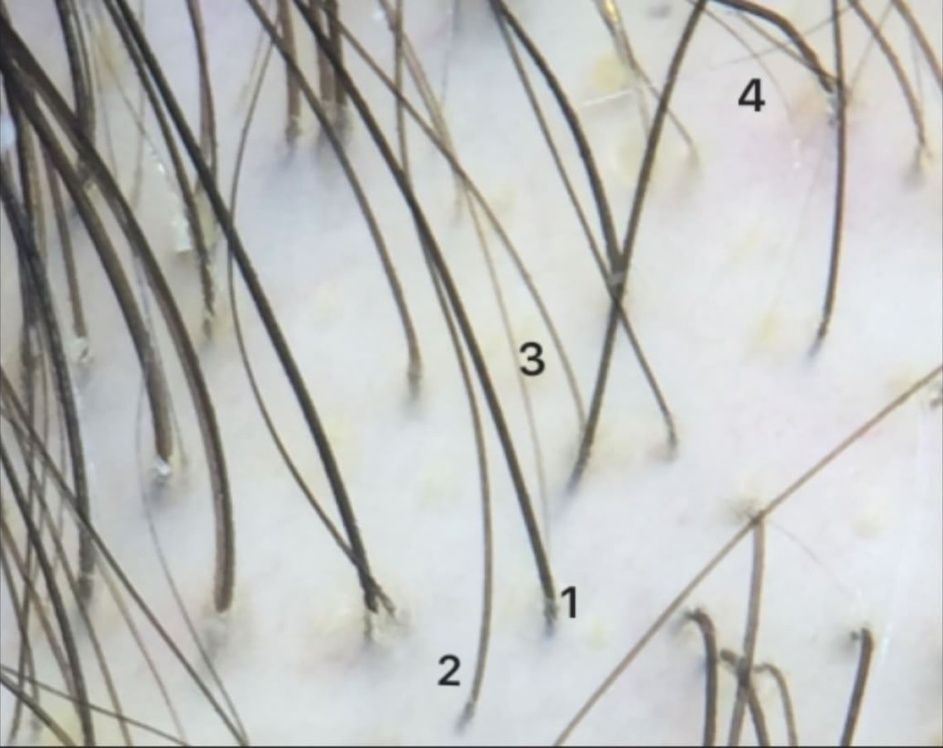
#> input picture images/test01.jpg, 943 x 748 px, shrunk from 1140 x 904 before the run
$ python main.py
#> lines starting #> are read from the running program, lines starting #| are printed output that depends on the picture; after the words box and inside, x2 and y2 are one past the last pixel; in counts of white or black regions, pixels touching at a corner belong together
### process_image.py
from PIL import Image
import matplotlib.pyplot as plt

# Converts image to black and white, returns output path
def convert_to_binary_black_and_white(image_path, threshold):
	# Open the image
	img = Image.open(image_path)

	# Convert the image to grayscale
	img = img.convert('L')

	# Apply binary threshold
	binary_data = []
	for pixel_value in img.getdata():
		if pixel_value > threshold:
			binary_data.append(255)
		else:
			binary_data.append(0)

	# Create a new image with binary data
	binary_img = Image.new('L', img.size)
	binary_img.putdata(binary_data)

	print(f"Testing {image_path}")
	# Save the result
	directory, filename = image_path.rsplit('/', 1)
	output_path = directory + '/binary_' + filename
	binary_img.save(output_path)

	print(f"Image converted and saved as {output_path}")

	# Returns binary data
	return binary_img, binary_data

# Gets wave colour by measuring the least commonly used colour on picture
def extract_wave_colour(binary_img, binary_data):
	# Calculate percentage of black and white pixels
	total_pixels = binary_img.size[0] * binary_img.size[1]
	black_pixels = binary_data.count(0)
	white_pixels = binary_data.count(255)

	percentage_black = (black_pixels / total_pixels) * 100
	percentage_white = (white_pixels / total_pixels) * 100

	print(f"Percentage of black pixels: {percentage_black:.2f}%")
	print(f"Percentage of white pixels: {percentage_white:.2f}%")

	# Determine the less common color
	less_common_color = 0 if black_pixels < white_pixels else 255

	return less_common_color

### get_wave_coordinates.py
def plot_coordinates(wave_color, binary_img):
	# Create a list of coordinates for the less common color
	coordinates = [(x, y) for x in range(binary_img.size[0]) for y in range(binary_img.size[1]) if binary_img.getpixel((x, y)) == wave_color]

	# Print the coordinates
	#print(f"Coordinates of the less common color ({wave_color}): {coordinates}")

    # Save the coordinates to a text file
	txt_output_path = "coordinates.txt"
	with open(txt_output_path, 'w') as file:
		for x, y in coordinates:
			file.write(f"{x},{y}\n")

	# Return list of coordinates
	return coordinates


def get_plotpoints(coordinates):
	# Initialize maximum point with negative infinity
	high_max = float('-inf')
	max_index = None
	# Initialize minmum with positive infinity
	low_min = float('inf')
	min_index = None

	# Gets max (high_max) and minimum (low_min) values
	# Saves index of these values so as to speed up subsequent search of low_max and high_min
	for index, (x, y) in enumerate(coordinates):
		if y > high_max:
			high_max = y
			max_index = index
		if y < low_min:
			low_min = y
			min_index = index


	print(f"\nHigh Max is {high_max} at index {max_index} ({coordinates[max_index]})")
	print(f"Low Min is {low_min} at index {min_index} ({coordinates[min_index]})")
	# Gets first minimum at the left of high_max (high_min)
	# Initialize high_min point with negative infinity
	high_min = float('inf')

	# Starts looking from the highest low from high_max backwards
	old_y = high_max
	for index in range(max_index - 1, -1, -1):
		y = coordinates[index][1]
		if y < old_y:
			old_y = y
		else:
			high_min = old_y
			break

	print(f"High Min is {high_min}")

	# Gets first maximum at the left of low_min (high_min)
	# Initialize low_min point with positive infinity
	low_max = float('-inf')

	# Starts looking from the lowest max from low_min onwards
	old_y = low_max
	for index in range(min_index + 1, len(coordinates)):
		y = coordinates[index][1]
		if y > old_y:
			old_y = y
		else:
			low_max = old_y
			break

	print(f"Low Max is {low_max}")

	return high_max, low_max, high_min, low_min, coordinates[max_index], coordinates[min_index]

### calculate_pulse_pressure.py
def calc_pulsepressure_var(high_max, low_max, high_min, low_min):
	big_pulsepressure = high_max - high_min
	low_pulsepressure = low_max - low_min
	avg_pulsepressure = (big_pulsepressure + low_pulsepressure) / 2

	ppv = ((big_pulsepressure - low_pulsepressure) / avg_pulsepressure)

	print(f"Pulse pressure is {ppv:.2f}")
	return ppv

### plot_coord.py
import matplotlib.pyplot as plt

def plot_graph(coordinates, coord_max_index, coord_min_index):
    x, y = zip(*coordinates)

    # Plotting coordinates in blue
    plt.scatter(x, y, color='blue', label='Coordinates')

    # Plotting max and min indices in red
    plt.scatter(coord_max_index[0], coord_max_index[1], color='red', marker='^', label='Max Index')
    plt.scatter(coord_min_index[0], coord_min_index[1], color='red', marker='v', label='Min Index')

    # Invert the y-axis
    plt.gca().invert_yaxis()

    # Adding labels and legend
    plt.xlabel('X-axis')
    plt.ylabel('Y-axis')
    plt.title('Graph with Coordinates, Max Index, and Min Index')
    plt.legend()

    # Display the plot
    plt.show()

### find_lines.py
import numpy as np
import matplotlib.pyplot as plt

def find_and_plot_lines(coordinates):

    print("\nMiguel, wait, this really takes long to find the lines, about 10 seconds I guess...")

    # Convert the list of tuples to a NumPy array
    coordinates_array = np.array(coordinates)

    # Extract x-values from coordinates
    x_values = coordinates_array[:, 0]

    # Define the areas of interest as a percentage of x-values
    areas_of_interest = [(0.093, 0.10), (0.343, 0.35), (0.693, 0.70), (0.943, 0.95)]

    # Initialize a list to store points for each area
    points_by_area = []

    # Iterate over the areas of interest
    for area_start, area_end in areas_of_interest:
        # Calculate the range of x-values for the specified area
        start_x = int(area_start * max(x_values))
        end_x = int(area_end * max(x_values))

        # Extract the points for the specified area
        area_points = coordinates_array[(coordinates_array[:, 0] >= start_x) & (coordinates_array[:, 0] <= end_x)]

        # Add the points to the list
        points_by_area.append(area_points)

        # Plot the areas of interest in grey
        plt.axvspan(start_x, end_x, facecolor='pink', alpha=0.9)


    # Initialize a list to store valid lines connecting points from different areas
    valid_lines = []

    # Check for valid lines connecting points from different areas
    for i in range(len(points_by_area) - 1):
        for j in range(i + 1, len(points_by_area)):
            for point1 in points_by_area[i]:
                for point2 in points_by_area[j]:
                    # Check if a line connects points from different areas and is straight
                    if point1[1] == point2[1]:
                        # Store the valid line in the list
                        valid_lines.append([(point1[0], point1[1]), (point2[0], point2[1])])


    # Plot all the valid lines at once
    for line in valid_lines:
        plt.plot([line[0][0], line[1][0]], [line[0][1], line[1][1]], color='red')

    # Plot points for each area
    for area_points in points_by_area:
        plt.scatter(area_points[:, 0], area_points[:, 1], color='green')


    # Plot original coordinates
    plt.scatter(coordinates_array[:, 0], coordinates_array[:, 1], color='blue')

    # Invert the y-axis
    plt.gca().invert_yaxis()

    plt.title('Points and Valid Lines')
    plt.show()

### helper_functions.py
import sys

# Specify the path to the JPEG image
def get_image():
	# If given at CLI, use that one
	if len(sys.argv) > 1:
		image_path = ("images/" + sys.argv[1])
	# If non-existant, get standard test image
	else:
		image_path = "images/test01.jpg"
	return image_path

# Set the threshold for binary conversion
def get_threshold():
	# If given at CLI, use that one
	if len(sys.argv) > 2:
		threshold_value = int(sys.argv[2])
	# If non-existant, get standard value
	else:
		threshold_value = 128
	return threshold_value

### main.py
from process_image import convert_to_binary_black_and_white, extract_wave_colour
from get_wave_coordinates import plot_coordinates, get_plotpoints
from calculate_pulse_pressure import calc_pulsepressure_var
from plot_coord import plot_graph
from find_lines import find_and_plot_lines

import helper_functions

def main():
    # Gets image path
    image_path = helper_functions.get_image()

    # Gets threshold value to use
    threshold_value = helper_functions.get_threshold()

    # Converts image to black and white, extracts binary data
    binary_image, binary_data = convert_to_binary_black_and_white(image_path, threshold_value)
#> in convert_to_binary_black_and_white, img is the input picture: PIL image 943x748 RGB; mean R, G, B 189.6, 190.5, 188.4
#> the loop in convert_to_binary_black_and_white, `for pixel_value in img.getdata():` made 705364 passes
#> pixel_value on passes 1 to 3: 76, 95, 115
#> after the loop in convert_to_binary_black_and_white, `for pixel_value in img.getdata():`: binary_data = 705364 items
#> in convert_to_binary_black_and_white, `binary_img = Image.new('L', img.size)`: binary_img: PIL image 943x748 L; every value is 0
#> in convert_to_binary_black_and_white, `binary_img.putdata(binary_data)`:
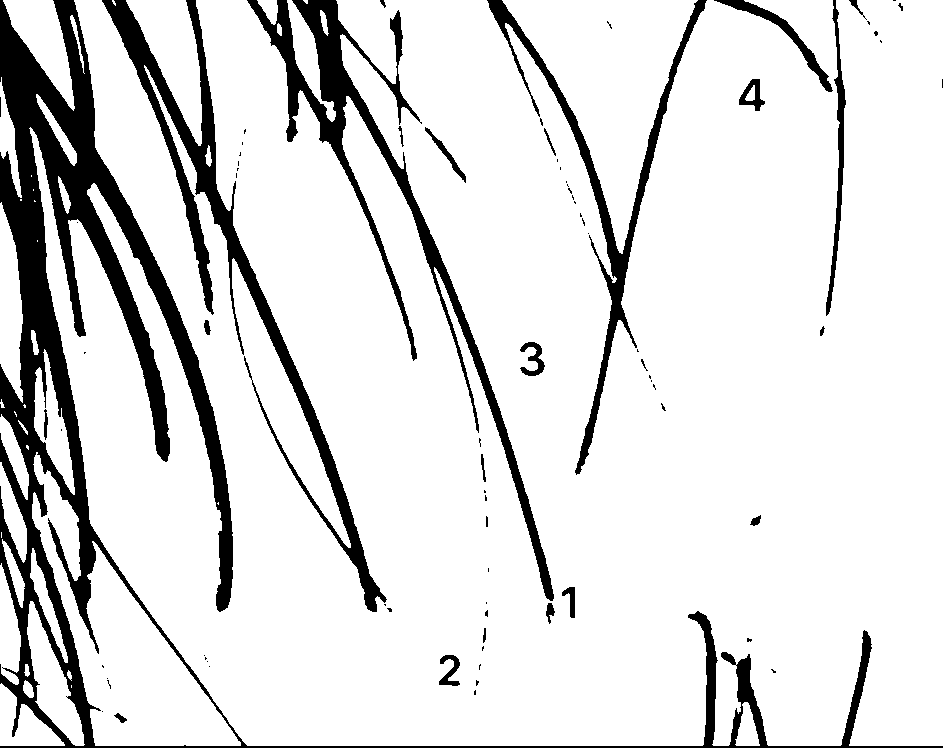
#> binary_img: PIL image 943x748 L; 87% white; 80 black regions (53 under 20 px), largest, box (x1, y1, x2, y2) and area: (0, 0, 943, 748) 51426, (247, 0, 554, 601) 14133, (102, 0, 387, 612) 13755
#> binary_data = 705364 items

    # Extracts wave colour
    wave_colour = extract_wave_colour(binary_image, binary_data)
#> in extract_wave_colour, `black_pixels = binary_data.count(0)`: black_pixels = 91918
#> in extract_wave_colour, `white_pixels = binary_data.count(255)`: white_pixels = 613446
#> in extract_wave_colour, `percentage_black = (black_pixels / total_pixels) * 100`: percentage_black = 13.03
#> in extract_wave_colour, `percentage_white = (white_pixels / total_pixels) * 100`: percentage_white = 86.97
#| Percentage of black pixels: 13.03%
#| Percentage of white pixels: 86.97%
#> in extract_wave_colour, `less_common_color = 0 if black_pixels < white_pixels else 255`: less_common_color = 0
#> wave_colour = 0

    # Plots coordinates as a list
    coordinates = plot_coordinates(wave_colour, binary_image)
#> in plot_coordinates, `coordinates = [(x, y) for x in range(binary_img.size[0]) for y in rang..`: coordinates = 91918 items
#> coordinates = 91918 items

    # Get relevant plot points from the list
    high_max, low_max, high_min, low_min, coord_max_index, coord_min_index = get_plotpoints(coordinates)
#> the loop in get_plotpoints, `for index, (x, y) in enumerate(coordinates):` made 91918 passes
#> (high_max, low_min, min_index) on pass 1: (0, 0, 0)
#> high_max on passes 2 to 7: 1, 2, 3, 4, 5, 6
#> after the loop in get_plotpoints, `for index, (x, y) in enumerate(coordinates):`: high_max = 747; low_min = 0; max_index = 333; min_index = 0
#| High Max is 747 at index 333 ((0, 747))
#| Low Min is 0 at index 0 ((0, 0))
#> in get_plotpoints, `old_y = high_max`: old_y = 747
#> the loop in get_plotpoints, `for index in range(max_index - 1, -1, -1):` made 333 passes
#> (y, old_y) on passes 1 to 12: (746, 746), (683, 683), (682, 682), (681, 681), (680, 680), (679, 679), (678, 678), (677, 677), (676, 676), (675, 675), (674, 674), (673, 673)
#> after the loop in get_plotpoints, `for index in range(max_index - 1, -1, -1):`: old_y = 0
#> the loop in get_plotpoints, `for index in range(min_index + 1, len(coordinates)):` made 334 passes
#> (y, old_y) on passes 1 to 12: (1, 1), (2, 2), (3, 3), (4, 4), (5, 5), (6, 6), (7, 7), (8, 8), (9, 9), (10, 10), (11, 11), (12, 12)
#> after the loop in get_plotpoints, `for index in range(min_index + 1, len(coordinates)):`: old_y = 747
#> high_max = 747; low_max = 747; high_min = inf; low_min = 0; coord_max_index = (0, 747); coord_min_index = (0, 0)

    # Calculate pulse_pressure
    ppv = calc_pulsepressure_var(high_max, low_max, high_min, low_min)
#> in calc_pulsepressure_var, `big_pulsepressure = high_max - high_min`: big_pulsepressure = -inf
#> in calc_pulsepressure_var, `low_pulsepressure = low_max - low_min`: low_pulsepressure = 747
#> in calc_pulsepressure_var, `avg_pulsepressure = (big_pulsepressure + low_pulsepressure) / 2`: avg_pulsepressure = -inf
#> in calc_pulsepressure_var, `ppv = ((big_pulsepressure - low_pulsepressure) / avg_pulsepressure)`: ppv = nan
#| Pulse pressure is nan
#> ppv = nan

    # Plot the graph using the coordinates and plot points
    plot_graph(coordinates, coord_max_index, coord_min_index)
#> in plot_graph, `x, y = zip(*coordinates)`: x = 91918 items
#> in plot_graph, `plt.show()`:
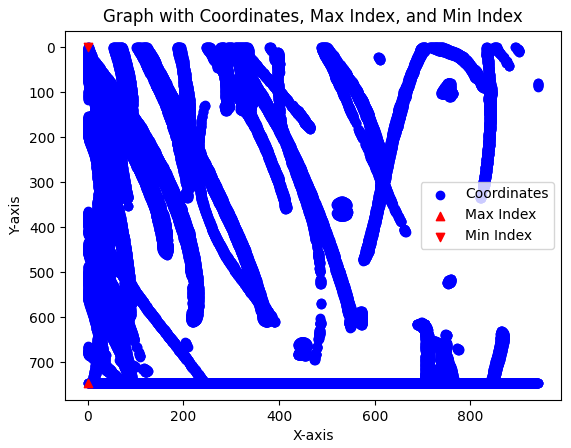
#> figure drawn by matplotlib, 1 panel

    # Find and plot lines connecting black points in specified areas
    # just for test, diogo,
    find_and_plot_lines(coordinates)
#> in find_and_plot_lines, `coordinates_array = np.array(coordinates)`: coordinates_array = 91918 pairs, first value 0 to 942, second value 0 to 747
#> the loop in find_and_plot_lines, `for area_start, area_end in areas_of_interest:` made 4 passes
#> (start_x, end_x) on passes 1 to 4: (87, 94), (323, 329), (652, 659), (888, 894)
#> after the loop in find_and_plot_lines, `for area_start, area_end in areas_of_interest:`: points_by_area = 4 items
#> the loop in find_and_plot_lines, `for i in range(len(points_by_area) - 1):` made 3 passes
#> after the loop in find_and_plot_lines, `for i in range(len(points_by_area) - 1):`: valid_lines = 6791 items
#> the loop in find_and_plot_lines, `for line in valid_lines:` made 6791 passes
#> line on passes 1 to 3: [(87, 54), (323, 54)], [(87, 54), (324, 54)], [(87, 54), (325, 54)]
#> the loop in find_and_plot_lines, `for area_points in points_by_area:` made 4 passes
#> in find_and_plot_lines, `plt.show()`:
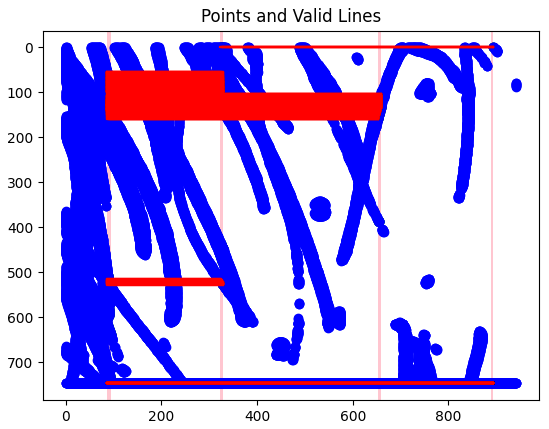
#> figure drawn by matplotlib, 1 panel

    return ppv

if __name__ == "__main__":
    main()

$ run again, with images/test02.jpg copied over images/test01.jpg
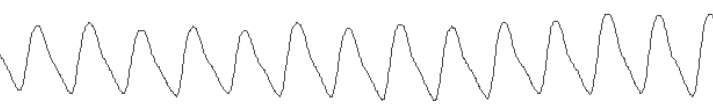
#> input picture images/test02.jpg, 713 x 111 px
#> in convert_to_binary_black_and_white, img is the input picture: PIL image 713x111 RGBA; mean R, G, B, A 249.1, 249.1, 249.1, 255
#> img: PIL image 713x111 L
#> after the loop in convert_to_binary_black_and_white, `for pixel_value in img.getdata():`: binary_data = 79143 items
#> in convert_to_binary_black_and_white, `binary_img.putdata(binary_data)`:
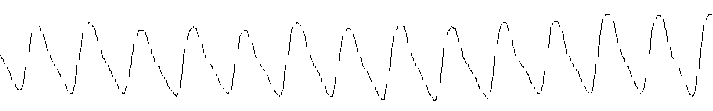
#> binary_img: PIL image 713x111 L; 98.3% white; black in thin lines or dots, all inside (x1, y1, x2, y2) = (0, 14, 712, 101)
#> black_pixels = 1379
#> white_pixels = 77764
#> percentage_black = 1.74
#> percentage_white = 98.26
#| Percentage of black pixels: 1.74%
#| Percentage of white pixels: 98.26%
#> less_common_color = 0
#> in plot_coordinates, `coordinates = [(x, y) for x in range(binary_img.size[0]) for y in rang..`: coordinates = 1379 pairs, first value 0 to 711, second value 14 to 100
#> the loop in plot_coordinates, `for x, y in coordinates:` made 1379 passes
#> (x, y) on passes 1 to 3: (0, 55), (1, 57), (1, 58)
#> the loop in get_plotpoints, `for index, (x, y) in enumerate(coordinates):` made 1379 passes
#> (x, y, high_max, low_min) on pass 1: (0, 55, 55, 55)
#> after the loop in get_plotpoints, `for index, (x, y) in enumerate(coordinates):`: high_max = 100; low_min = 14; max_index = 783; min_index = 1152
#| High Max is 100 at index 783 ((433, 100))
#| Low Min is 14 at index 1152 ((605, 14))
#> in get_plotpoints, `old_y = high_max`: old_y = 100
#> the loop in get_plotpoints, `for index in range(max_index - 1, -1, -1):` made 5 passes
#> (y, old_y) on passes 1 to 4: (99, 99), (97, 97), (95, 95), (94, 94)
#> after the loop in get_plotpoints, `for index in range(max_index - 1, -1, -1):`: old_y = 94
#| High Min is 94
#> the loop in get_plotpoints, `for index in range(min_index + 1, len(coordinates)):` made 2 passes
#> (index, y, old_y) on pass 1: (1153, 15, 15)
#> after the loop in get_plotpoints, `for index in range(min_index + 1, len(coordinates)):`: old_y = 15
#| Low Max is 15
#> in main, `high_max, low_max, high_min, low_min, coord_max_index, coord_min_index..`: high_max = 100; low_max = 15; high_min = 94; low_min = 14; coord_max_index = (433, 100); coord_min_index = (605, 14)
#> big_pulsepressure = 6
#> low_pulsepressure = 1
#> avg_pulsepressure = 3.5
#> in calc_pulsepressure_var, `ppv = ((big_pulsepressure - low_pulsepressure) / avg_pulsepressure)`: ppv = 1.43
#| Pulse pressure is 1.43
#> in plot_graph, `x, y = zip(*coordinates)`: x = 1379 values from 0 to 711; y = 1379 values, max 100 at index 783, min 14 at index 1152, mean 58.93
#> coordinates_array has the same summary as coordinates in plot_coordinates
#> x_values = 1379 values from 0 to 711
#> the loop in find_and_plot_lines, `for area_start, area_end in areas_of_interest:` made 4 passes
#> (start_x, end_x) on passes 1 to 4: (66, 71), (243, 248), (492, 497), (670, 675)
#> after the loop in find_and_plot_lines, `for area_start, area_end in areas_of_interest:`: points_by_area = 4 items
#> the loop in find_and_plot_lines, `for i in range(len(points_by_area) - 1):` made 3 passes
#> after the loop in find_and_plot_lines, `for i in range(len(points_by_area) - 1):`: valid_lines = [[(494, 56), (671, 56)], [(494, 57), (672, 57)], [(494, 58), (673, 58)]]
#> the loop in find_and_plot_lines, `for line in valid_lines:` made 3 passes
#> line on passes 1 to 3: [(494, 56), (671, 56)], [(494, 57), (672, 57)], [(494, 58), (673, 58)]
#> the loop in find_and_plot_lines, `for area_points in points_by_area:` made 4 passes
#> in find_and_plot_lines, `plt.show()`:
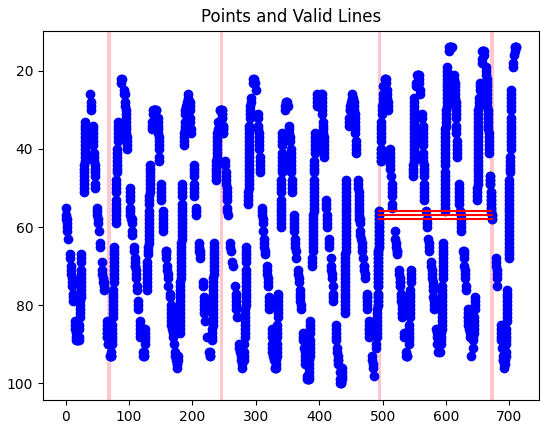
#> figure drawn by matplotlib, 1 panel
